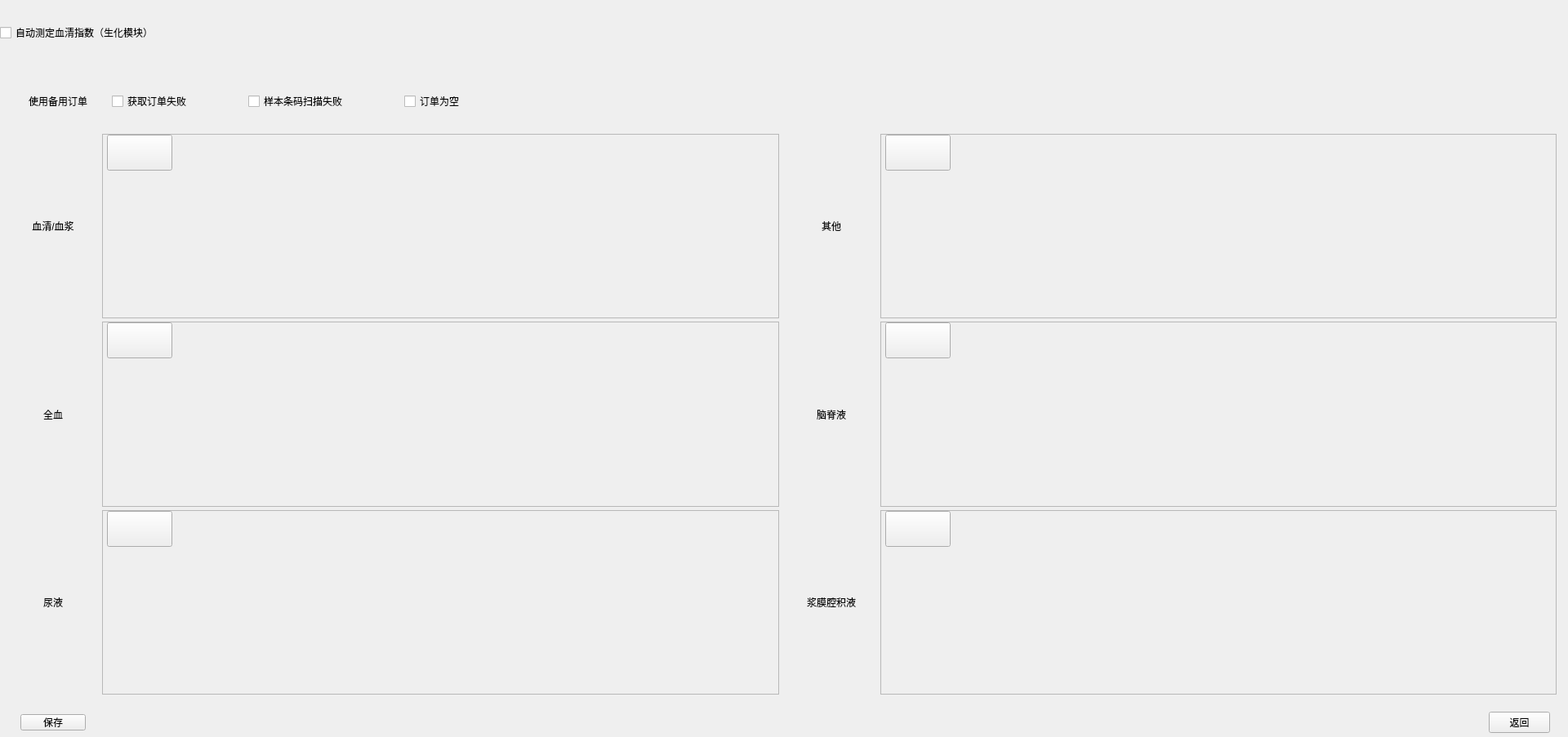
<?xml version="1.0" encoding="UTF-8"?>
<ui version="4.0">
 <class>BackupOrderWidget</class>
 <widget class="QWidget" name="BackupOrderWidget">
  <property name="geometry">
   <rect>
    <x>0</x>
    <y>0</y>
    <width>1920</width>
    <height>903</height>
   </rect>
  </property>
  <property name="windowTitle">
   <string notr="true">BackupOrderWidget</string>
  </property>
  <property name="styleSheet">
   <string notr="true"/>
  </property>
  <widget class="QPushButton" name="flat_return">
   <property name="geometry">
    <rect>
     <x>1823</x>
     <y>872</y>
     <width>75</width>
     <height>26</height>
    </rect>
   </property>
   <property name="text">
    <string>返回</string>
   </property>
   <property name="buttons" stdset="0">
    <string notr="true">flat</string>
   </property>
  </widget>
  <widget class="QPushButton" name="flat_save">
   <property name="geometry">
    <rect>
     <x>25</x>
     <y>875</y>
     <width>80</width>
     <height>20</height>
    </rect>
   </property>
   <property name="text">
    <string>保存</string>
   </property>
   <property name="buttons" stdset="0">
    <string notr="true">flat</string>
   </property>
  </widget>
  <widget class="QLabel" name="label_2">
   <property name="geometry">
    <rect>
     <x>0</x>
     <y>70</y>
     <width>1908</width>
     <height>80</height>
    </rect>
   </property>
   <property name="text">
    <string/>
   </property>
  </widget>
  <widget class="QWidget" name="widget" native="true">
   <property name="geometry">
    <rect>
     <x>0</x>
     <y>0</y>
     <width>1916</width>
     <height>856</height>
    </rect>
   </property>
   <property name="styleSheet">
    <string notr="true"/>
   </property>
   <layout class="QVBoxLayout" name="verticalLayout_4">
    <property name="spacing">
     <number>4</number>
    </property>
    <property name="leftMargin">
     <number>0</number>
    </property>
    <property name="topMargin">
     <number>0</number>
    </property>
    <property name="rightMargin">
     <number>0</number>
    </property>
    <property name="bottomMargin">
     <number>0</number>
    </property>
    <item>
     <widget class="QCheckBox" name="sind_ckbox">
      <property name="minimumSize">
       <size>
        <width>1901</width>
        <height>80</height>
       </size>
      </property>
      <property name="maximumSize">
       <size>
        <width>1901</width>
        <height>16777215</height>
       </size>
      </property>
      <property name="text">
       <string>自动测定血清指数（生化模块）</string>
      </property>
      <property name="checks" stdset="0">
       <string notr="true">push</string>
      </property>
      <property name="borders" stdset="0">
       <string notr="true">all</string>
      </property>
      <property name="paddings_left" stdset="0">
       <string>l_30</string>
      </property>
     </widget>
    </item>
    <item>
     <widget class="QWidget" name="widget1" native="true">
      <property name="minimumSize">
       <size>
        <width>1911</width>
        <height>0</height>
       </size>
      </property>
      <property name="maximumSize">
       <size>
        <width>1911</width>
        <height>16777215</height>
       </size>
      </property>
      <property name="borders" stdset="0">
       <string>all</string>
      </property>
      <layout class="QVBoxLayout" name="verticalLayout_3">
       <property name="spacing">
        <number>0</number>
       </property>
       <property name="leftMargin">
        <number>5</number>
       </property>
       <property name="topMargin">
        <number>0</number>
       </property>
       <property name="rightMargin">
        <number>5</number>
       </property>
       <property name="bottomMargin">
        <number>5</number>
       </property>
       <item>
        <widget class="QWidget" name="backup_widget" native="true">
         <property name="minimumSize">
          <size>
           <width>0</width>
           <height>80</height>
          </size>
         </property>
         <layout class="QHBoxLayout" name="horizontalLayout_2">
          <property name="spacing">
           <number>30</number>
          </property>
          <property name="leftMargin">
           <number>30</number>
          </property>
          <property name="topMargin">
           <number>0</number>
          </property>
          <property name="rightMargin">
           <number>0</number>
          </property>
          <property name="bottomMargin">
           <number>0</number>
          </property>
          <item>
           <widget class="QLabel" name="label">
            <property name="text">
             <string>使用备用订单</string>
            </property>
            <property name="weights" stdset="0">
             <string notr="true">bold</string>
            </property>
           </widget>
          </item>
          <item>
           <layout class="QHBoxLayout" name="horizontalLayout">
            <property name="spacing">
             <number>70</number>
            </property>
            <item>
             <widget class="QCheckBox" name="get_order_fail_ckbox">
              <property name="text">
               <string>获取订单失败</string>
              </property>
             </widget>
            </item>
            <item>
             <widget class="QCheckBox" name="scan_fail_ckbox">
              <property name="text">
               <string>样本条码扫描失败</string>
              </property>
             </widget>
            </item>
            <item>
             <widget class="QCheckBox" name="order_null_ckbox">
              <property name="text">
               <string>订单为空</string>
              </property>
             </widget>
            </item>
            <item>
             <spacer name="horizontalSpacer">
              <property name="orientation">
               <enum>Qt::Horizontal</enum>
              </property>
              <property name="sizeHint" stdset="0">
               <size>
                <width>40</width>
                <height>20</height>
               </size>
              </property>
             </spacer>
            </item>
           </layout>
          </item>
         </layout>
        </widget>
       </item>
       <item>
        <widget class="QWidget" name="widget3" native="true">
         <layout class="QGridLayout" name="gridLayout">
          <property name="leftMargin">
           <number>0</number>
          </property>
          <property name="topMargin">
           <number>0</number>
          </property>
          <property name="rightMargin">
           <number>0</number>
          </property>
          <property name="bottomMargin">
           <number>0</number>
          </property>
          <property name="spacing">
           <number>4</number>
          </property>
          <item row="0" column="0">
           <layout class="QHBoxLayout" name="horizontalLayout_3">
            <property name="spacing">
             <number>0</number>
            </property>
            <item>
             <widget class="QLabel" name="label_5">
              <property name="minimumSize">
               <size>
                <width>120</width>
                <height>0</height>
               </size>
              </property>
              <property name="maximumSize">
               <size>
                <width>120</width>
                <height>16777215</height>
               </size>
              </property>
              <property name="styleSheet">
               <string notr="true"/>
              </property>
              <property name="text">
               <string>血清/血浆</string>
              </property>
              <property name="alignment">
               <set>Qt::AlignCenter</set>
              </property>
              <property name="borders" stdset="0">
               <string notr="true">all</string>
              </property>
              <property name="bks" stdset="0">
               <string notr="true">gray</string>
              </property>
             </widget>
            </item>
            <item>
             <widget class="QScrollArea" name="scrollArea_1">
              <property name="verticalScrollBarPolicy">
               <enum>Qt::ScrollBarAsNeeded</enum>
              </property>
              <property name="horizontalScrollBarPolicy">
               <enum>Qt::ScrollBarAlwaysOff</enum>
              </property>
              <property name="widgetResizable">
               <bool>true</bool>
              </property>
              <property name="alignment">
               <set>Qt::AlignLeading|Qt::AlignLeft|Qt::AlignTop</set>
              </property>
              <property name="bks" stdset="0">
               <string notr="true">white</string>
              </property>
              <property name="paddings" stdset="0">
               <string notr="true">set_left</string>
              </property>
              <property name="bordersT" stdset="0">
               <string notr="true">top</string>
              </property>
              <property name="bordersB" stdset="0">
               <string notr="true">bottom</string>
              </property>
              <property name="bordersR" stdset="0">
               <string notr="true">right</string>
              </property>
              <property name="scrolls" stdset="0">
               <string notr="true">layout_noborder</string>
              </property>
              <widget class="QWidget" name="scrollAreaWidgetContents_1">
               <property name="geometry">
                <rect>
                 <x>0</x>
                 <y>0</y>
                 <width>828</width>
                 <height>222</height>
                </rect>
               </property>
               <layout class="QVBoxLayout" name="verticalLayout">
                <property name="spacing">
                 <number>0</number>
                </property>
                <property name="sizeConstraint">
                 <enum>QLayout::SetDefaultConstraint</enum>
                </property>
                <property name="leftMargin">
                 <number>0</number>
                </property>
                <property name="topMargin">
                 <number>0</number>
                </property>
                <property name="rightMargin">
                 <number>0</number>
                </property>
                <property name="bottomMargin">
                 <number>0</number>
                </property>
                <item>
                 <widget class="QWidget" name="sample_widget_1" native="true">
                  <property name="minimumSize">
                   <size>
                    <width>828</width>
                    <height>194</height>
                   </size>
                  </property>
                  <property name="bks" stdset="0">
                   <string notr="true">white</string>
                  </property>
                  <property name="buttons" stdset="0">
                   <string notr="true">set_close</string>
                  </property>
                  <property name="labels" stdset="0">
                   <string notr="true">default_set</string>
                  </property>
                  <widget class="QPushButton" name="add_btn_1">
                   <property name="geometry">
                    <rect>
                     <x>5</x>
                     <y>0</y>
                     <width>80</width>
                     <height>44</height>
                    </rect>
                   </property>
                   <property name="text">
                    <string/>
                   </property>
                   <property name="buttons" stdset="0">
                    <string notr="true">set_add</string>
                   </property>
                  </widget>
                 </widget>
                </item>
               </layout>
              </widget>
             </widget>
            </item>
           </layout>
          </item>
          <item row="0" column="1">
           <layout class="QHBoxLayout" name="horizontalLayout_6">
            <property name="spacing">
             <number>0</number>
            </property>
            <item>
             <widget class="QLabel" name="label_7">
              <property name="minimumSize">
               <size>
                <width>120</width>
                <height>0</height>
               </size>
              </property>
              <property name="maximumSize">
               <size>
                <width>120</width>
                <height>16777215</height>
               </size>
              </property>
              <property name="text">
               <string>其他</string>
              </property>
              <property name="alignment">
               <set>Qt::AlignCenter</set>
              </property>
              <property name="borders" stdset="0">
               <string notr="true">all</string>
              </property>
              <property name="bks" stdset="0">
               <string notr="true">gray</string>
              </property>
             </widget>
            </item>
            <item>
             <widget class="QScrollArea" name="scrollArea_0">
              <property name="verticalScrollBarPolicy">
               <enum>Qt::ScrollBarAsNeeded</enum>
              </property>
              <property name="horizontalScrollBarPolicy">
               <enum>Qt::ScrollBarAlwaysOff</enum>
              </property>
              <property name="widgetResizable">
               <bool>true</bool>
              </property>
              <property name="alignment">
               <set>Qt::AlignLeading|Qt::AlignLeft|Qt::AlignTop</set>
              </property>
              <property name="bks" stdset="0">
               <string notr="true">white</string>
              </property>
              <property name="paddings" stdset="0">
               <string notr="true">set_left</string>
              </property>
              <property name="bordersT" stdset="0">
               <string notr="true">top</string>
              </property>
              <property name="bordersB" stdset="0">
               <string notr="true">bottom</string>
              </property>
              <property name="bordersR" stdset="0">
               <string notr="true">right</string>
              </property>
              <property name="scrolls" stdset="0">
               <string notr="true">layout_noborder</string>
              </property>
              <widget class="QWidget" name="scrollAreaWidgetContents_0">
               <property name="geometry">
                <rect>
                 <x>0</x>
                 <y>0</y>
                 <width>828</width>
                 <height>222</height>
                </rect>
               </property>
               <layout class="QVBoxLayout" name="verticalLayout_6">
                <property name="spacing">
                 <number>0</number>
                </property>
                <property name="leftMargin">
                 <number>0</number>
                </property>
                <property name="topMargin">
                 <number>0</number>
                </property>
                <property name="rightMargin">
                 <number>0</number>
                </property>
                <property name="bottomMargin">
                 <number>0</number>
                </property>
                <item>
                 <widget class="QWidget" name="sample_widget_0" native="true">
                  <property name="minimumSize">
                   <size>
                    <width>828</width>
                    <height>194</height>
                   </size>
                  </property>
                  <property name="bks" stdset="0">
                   <string notr="true">white</string>
                  </property>
                  <property name="buttons" stdset="0">
                   <string notr="true">set_close</string>
                  </property>
                  <property name="labels" stdset="0">
                   <string notr="true">default_set</string>
                  </property>
                  <widget class="QPushButton" name="add_btn_0">
                   <property name="geometry">
                    <rect>
                     <x>5</x>
                     <y>0</y>
                     <width>80</width>
                     <height>44</height>
                    </rect>
                   </property>
                   <property name="text">
                    <string/>
                   </property>
                   <property name="buttons" stdset="0">
                    <string notr="true">set_add</string>
                   </property>
                  </widget>
                 </widget>
                </item>
               </layout>
              </widget>
             </widget>
            </item>
           </layout>
          </item>
          <item row="1" column="0">
           <layout class="QHBoxLayout" name="horizontalLayout_4">
            <property name="spacing">
             <number>0</number>
            </property>
            <item>
             <widget class="QLabel" name="label_4">
              <property name="minimumSize">
               <size>
                <width>120</width>
                <height>0</height>
               </size>
              </property>
              <property name="maximumSize">
               <size>
                <width>120</width>
                <height>16777215</height>
               </size>
              </property>
              <property name="text">
               <string>全血</string>
              </property>
              <property name="alignment">
               <set>Qt::AlignCenter</set>
              </property>
              <property name="borders" stdset="0">
               <string notr="true">all</string>
              </property>
              <property name="bks" stdset="0">
               <string notr="true">gray</string>
              </property>
             </widget>
            </item>
            <item>
             <widget class="QScrollArea" name="scrollArea_3">
              <property name="verticalScrollBarPolicy">
               <enum>Qt::ScrollBarAsNeeded</enum>
              </property>
              <property name="horizontalScrollBarPolicy">
               <enum>Qt::ScrollBarAlwaysOff</enum>
              </property>
              <property name="widgetResizable">
               <bool>true</bool>
              </property>
              <property name="alignment">
               <set>Qt::AlignLeading|Qt::AlignLeft|Qt::AlignTop</set>
              </property>
              <property name="bks" stdset="0">
               <string notr="true">white</string>
              </property>
              <property name="paddings" stdset="0">
               <string notr="true">set_left</string>
              </property>
              <property name="bordersT" stdset="0">
               <string notr="true">top</string>
              </property>
              <property name="bordersB" stdset="0">
               <string notr="true">bottom</string>
              </property>
              <property name="bordersR" stdset="0">
               <string notr="true">right</string>
              </property>
              <property name="scrolls" stdset="0">
               <string notr="true">layout_noborder</string>
              </property>
              <widget class="QWidget" name="scrollAreaWidgetContents_3">
               <property name="geometry">
                <rect>
                 <x>0</x>
                 <y>0</y>
                 <width>828</width>
                 <height>223</height>
                </rect>
               </property>
               <layout class="QVBoxLayout" name="verticalLayout_7">
                <property name="spacing">
                 <number>0</number>
                </property>
                <property name="leftMargin">
                 <number>0</number>
                </property>
                <property name="topMargin">
                 <number>0</number>
                </property>
                <property name="rightMargin">
                 <number>0</number>
                </property>
                <property name="bottomMargin">
                 <number>0</number>
                </property>
                <item>
                 <widget class="QWidget" name="sample_widget_3" native="true">
                  <property name="minimumSize">
                   <size>
                    <width>828</width>
                    <height>194</height>
                   </size>
                  </property>
                  <property name="styleSheet">
                   <string notr="true"/>
                  </property>
                  <property name="bks" stdset="0">
                   <string notr="true">white</string>
                  </property>
                  <property name="buttons" stdset="0">
                   <string notr="true">set_close</string>
                  </property>
                  <property name="labels" stdset="0">
                   <string notr="true">default_set</string>
                  </property>
                  <widget class="QPushButton" name="add_btn_3">
                   <property name="geometry">
                    <rect>
                     <x>5</x>
                     <y>0</y>
                     <width>80</width>
                     <height>44</height>
                    </rect>
                   </property>
                   <property name="styleSheet">
                    <string notr="true"/>
                   </property>
                   <property name="text">
                    <string/>
                   </property>
                   <property name="buttons" stdset="0">
                    <string notr="true">set_add</string>
                   </property>
                  </widget>
                 </widget>
                </item>
               </layout>
              </widget>
             </widget>
            </item>
           </layout>
          </item>
          <item row="1" column="1">
           <layout class="QHBoxLayout" name="horizontalLayout_7">
            <property name="spacing">
             <number>0</number>
            </property>
            <item>
             <widget class="QLabel" name="label_8">
              <property name="minimumSize">
               <size>
                <width>120</width>
                <height>0</height>
               </size>
              </property>
              <property name="maximumSize">
               <size>
                <width>120</width>
                <height>16777215</height>
               </size>
              </property>
              <property name="text">
               <string>脑脊液</string>
              </property>
              <property name="alignment">
               <set>Qt::AlignCenter</set>
              </property>
              <property name="borders" stdset="0">
               <string notr="true">all</string>
              </property>
              <property name="bks" stdset="0">
               <string notr="true">gray</string>
              </property>
             </widget>
            </item>
            <item>
             <widget class="QScrollArea" name="scrollArea_4">
              <property name="verticalScrollBarPolicy">
               <enum>Qt::ScrollBarAsNeeded</enum>
              </property>
              <property name="horizontalScrollBarPolicy">
               <enum>Qt::ScrollBarAlwaysOff</enum>
              </property>
              <property name="widgetResizable">
               <bool>true</bool>
              </property>
              <property name="alignment">
               <set>Qt::AlignLeading|Qt::AlignLeft|Qt::AlignTop</set>
              </property>
              <property name="bks" stdset="0">
               <string notr="true">white</string>
              </property>
              <property name="paddings" stdset="0">
               <string notr="true">set_left</string>
              </property>
              <property name="bordersT" stdset="0">
               <string notr="true">top</string>
              </property>
              <property name="bordersB" stdset="0">
               <string notr="true">bottom</string>
              </property>
              <property name="bordersR" stdset="0">
               <string notr="true">right</string>
              </property>
              <property name="scrolls" stdset="0">
               <string notr="true">layout_noborder</string>
              </property>
              <widget class="QWidget" name="scrollAreaWidgetContents_4">
               <property name="geometry">
                <rect>
                 <x>0</x>
                 <y>0</y>
                 <width>828</width>
                 <height>223</height>
                </rect>
               </property>
               <layout class="QVBoxLayout" name="verticalLayout_2">
                <property name="spacing">
                 <number>0</number>
                </property>
                <property name="leftMargin">
                 <number>0</number>
                </property>
                <property name="topMargin">
                 <number>0</number>
                </property>
                <property name="rightMargin">
                 <number>0</number>
                </property>
                <property name="bottomMargin">
                 <number>0</number>
                </property>
                <item>
                 <widget class="QWidget" name="sample_widget_4" native="true">
                  <property name="minimumSize">
                   <size>
                    <width>828</width>
                    <height>194</height>
                   </size>
                  </property>
                  <property name="bks" stdset="0">
                   <string notr="true">white</string>
                  </property>
                  <property name="buttons" stdset="0">
                   <string notr="true">set_close</string>
                  </property>
                  <property name="labels" stdset="0">
                   <string notr="true">default_set</string>
                  </property>
                  <widget class="QPushButton" name="add_btn_4">
                   <property name="geometry">
                    <rect>
                     <x>5</x>
                     <y>0</y>
                     <width>80</width>
                     <height>44</height>
                    </rect>
                   </property>
                   <property name="text">
                    <string/>
                   </property>
                   <property name="buttons" stdset="0">
                    <string notr="true">set_add</string>
                   </property>
                  </widget>
                 </widget>
                </item>
               </layout>
              </widget>
             </widget>
            </item>
           </layout>
          </item>
          <item row="2" column="0">
           <layout class="QHBoxLayout" name="horizontalLayout_5">
            <property name="spacing">
             <number>0</number>
            </property>
            <item>
             <widget class="QLabel" name="label_6">
              <property name="minimumSize">
               <size>
                <width>120</width>
                <height>0</height>
               </size>
              </property>
              <property name="maximumSize">
               <size>
                <width>120</width>
                <height>16777215</height>
               </size>
              </property>
              <property name="text">
               <string>尿液</string>
              </property>
              <property name="alignment">
               <set>Qt::AlignCenter</set>
              </property>
              <property name="borders" stdset="0">
               <string notr="true">all</string>
              </property>
              <property name="bks" stdset="0">
               <string notr="true">gray</string>
              </property>
             </widget>
            </item>
            <item>
             <widget class="QScrollArea" name="scrollArea_2">
              <property name="verticalScrollBarPolicy">
               <enum>Qt::ScrollBarAsNeeded</enum>
              </property>
              <property name="horizontalScrollBarPolicy">
               <enum>Qt::ScrollBarAlwaysOff</enum>
              </property>
              <property name="widgetResizable">
               <bool>true</bool>
              </property>
              <property name="alignment">
               <set>Qt::AlignLeading|Qt::AlignLeft|Qt::AlignTop</set>
              </property>
              <property name="bks" stdset="0">
               <string notr="true">white</string>
              </property>
              <property name="paddings" stdset="0">
               <string notr="true">set_left</string>
              </property>
              <property name="bordersT" stdset="0">
               <string notr="true">top</string>
              </property>
              <property name="bordersB" stdset="0">
               <string notr="true">bottom</string>
              </property>
              <property name="bordersR" stdset="0">
               <string notr="true">right</string>
              </property>
              <property name="scrolls" stdset="0">
               <string notr="true">layout_noborder</string>
              </property>
              <widget class="QWidget" name="scrollAreaWidgetContents_2">
               <property name="geometry">
                <rect>
                 <x>0</x>
                 <y>0</y>
                 <width>828</width>
                 <height>222</height>
                </rect>
               </property>
               <layout class="QVBoxLayout" name="verticalLayout_9">
                <property name="spacing">
                 <number>0</number>
                </property>
                <property name="leftMargin">
                 <number>0</number>
                </property>
                <property name="topMargin">
                 <number>0</number>
                </property>
                <property name="rightMargin">
                 <number>0</number>
                </property>
                <property name="bottomMargin">
                 <number>0</number>
                </property>
                <item>
                 <widget class="QWidget" name="sample_widget_2" native="true">
                  <property name="minimumSize">
                   <size>
                    <width>828</width>
                    <height>194</height>
                   </size>
                  </property>
                  <property name="bks" stdset="0">
                   <string notr="true">white</string>
                  </property>
                  <property name="buttons" stdset="0">
                   <string notr="true">set_close</string>
                  </property>
                  <property name="labels" stdset="0">
                   <string notr="true">default_set</string>
                  </property>
                  <widget class="QPushButton" name="add_btn_2">
                   <property name="geometry">
                    <rect>
                     <x>5</x>
                     <y>0</y>
                     <width>80</width>
                     <height>44</height>
                    </rect>
                   </property>
                   <property name="text">
                    <string/>
                   </property>
                   <property name="buttons" stdset="0">
                    <string notr="true">set_add</string>
                   </property>
                  </widget>
                 </widget>
                </item>
               </layout>
              </widget>
             </widget>
            </item>
           </layout>
          </item>
          <item row="2" column="1">
           <layout class="QHBoxLayout" name="horizontalLayout_8">
            <property name="spacing">
             <number>0</number>
            </property>
            <item>
             <widget class="QLabel" name="label_9">
              <property name="minimumSize">
               <size>
                <width>120</width>
                <height>0</height>
               </size>
              </property>
              <property name="maximumSize">
               <size>
                <width>120</width>
                <height>16777215</height>
               </size>
              </property>
              <property name="text">
               <string>浆膜腔积液</string>
              </property>
              <property name="alignment">
               <set>Qt::AlignCenter</set>
              </property>
              <property name="borders" stdset="0">
               <string notr="true">all</string>
              </property>
              <property name="bks" stdset="0">
               <string notr="true">gray</string>
              </property>
             </widget>
            </item>
            <item>
             <widget class="QScrollArea" name="scrollArea_5">
              <property name="verticalScrollBarPolicy">
               <enum>Qt::ScrollBarAsNeeded</enum>
              </property>
              <property name="horizontalScrollBarPolicy">
               <enum>Qt::ScrollBarAlwaysOff</enum>
              </property>
              <property name="widgetResizable">
               <bool>true</bool>
              </property>
              <property name="alignment">
               <set>Qt::AlignLeading|Qt::AlignLeft|Qt::AlignTop</set>
              </property>
              <property name="bks" stdset="0">
               <string notr="true">white</string>
              </property>
              <property name="paddings" stdset="0">
               <string notr="true">set_left</string>
              </property>
              <property name="bordersT" stdset="0">
               <string notr="true">top</string>
              </property>
              <property name="bordersB" stdset="0">
               <string notr="true">bottom</string>
              </property>
              <property name="bordersR" stdset="0">
               <string notr="true">right</string>
              </property>
              <property name="scrolls" stdset="0">
               <string notr="true">layout_noborder</string>
              </property>
              <widget class="QWidget" name="scrollAreaWidgetContents_5">
               <property name="geometry">
                <rect>
                 <x>0</x>
                 <y>0</y>
                 <width>828</width>
                 <height>222</height>
                </rect>
               </property>
               <layout class="QVBoxLayout" name="verticalLayout_8">
                <property name="spacing">
                 <number>0</number>
                </property>
                <property name="leftMargin">
                 <number>0</number>
                </property>
                <property name="topMargin">
                 <number>0</number>
                </property>
                <property name="rightMargin">
                 <number>0</number>
                </property>
                <property name="bottomMargin">
                 <number>0</number>
                </property>
                <item>
                 <widget class="QWidget" name="sample_widget_5" native="true">
                  <property name="minimumSize">
                   <size>
                    <width>828</width>
                    <height>194</height>
                   </size>
                  </property>
                  <property name="bks" stdset="0">
                   <string notr="true">white</string>
                  </property>
                  <property name="buttons" stdset="0">
                   <string notr="true">set_close</string>
                  </property>
                  <property name="labels" stdset="0">
                   <string notr="true">default_set</string>
                  </property>
                  <widget class="QPushButton" name="add_btn_5">
                   <property name="geometry">
                    <rect>
                     <x>5</x>
                     <y>0</y>
                     <width>80</width>
                     <height>44</height>
                    </rect>
                   </property>
                   <property name="text">
                    <string/>
                   </property>
                   <property name="buttons" stdset="0">
                    <string notr="true">set_add</string>
                   </property>
                  </widget>
                 </widget>
                </item>
               </layout>
              </widget>
             </widget>
            </item>
           </layout>
          </item>
         </layout>
        </widget>
       </item>
      </layout>
     </widget>
    </item>
   </layout>
  </widget>
  <zorder>widget</zorder>
  <zorder>label_2</zorder>
  <zorder>flat_return</zorder>
  <zorder>flat_save</zorder>
 </widget>
 <resources/>
 <connections/>
</ui>
